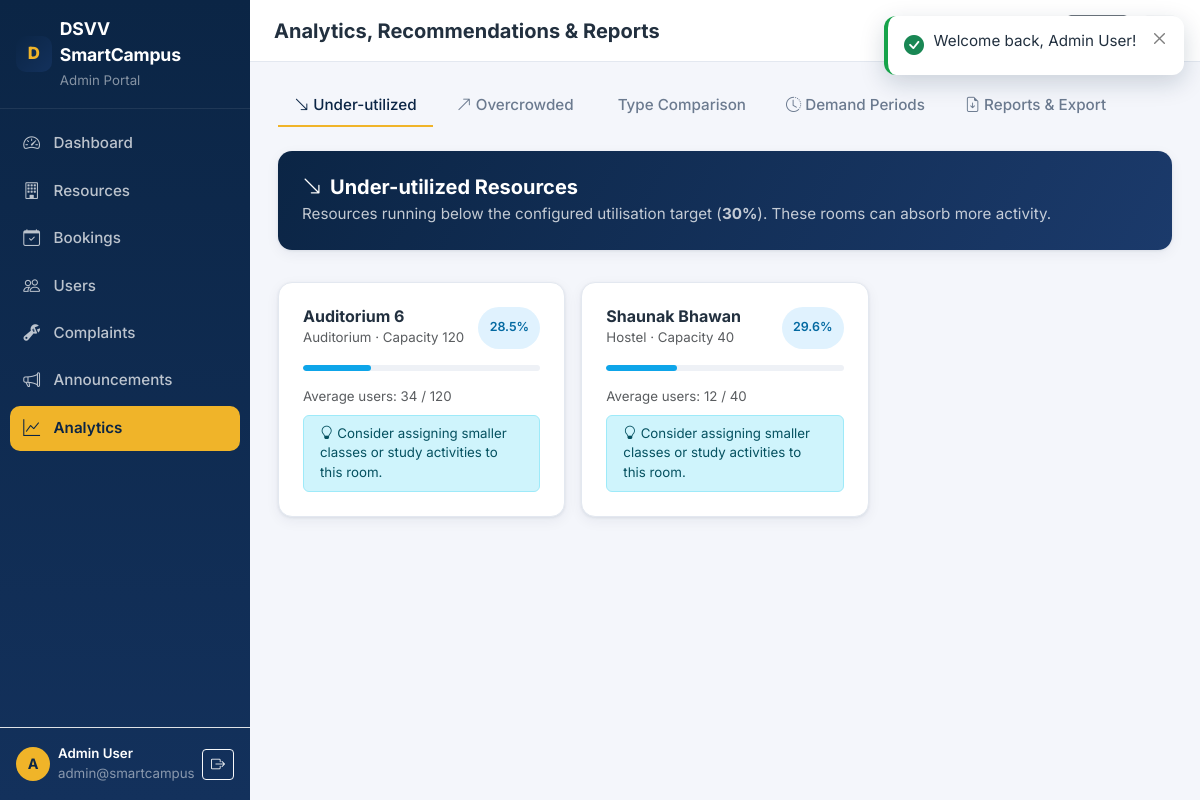
The app's page /admin/analytics.php (signed in) with its own data.
### tables this page shows
CREATE TABLE users (
  id INT UNSIGNED AUTO_INCREMENT PRIMARY KEY,
  name VARCHAR(120) NOT NULL,
  email VARCHAR(160) NOT NULL UNIQUE,
  password VARCHAR(255) NOT NULL,
  role ENUM('student','faculty','admin') NOT NULL DEFAULT 'student',
  department VARCHAR(120) NULL,
  user_identifier VARCHAR(50) NULL,
  status ENUM('active','inactive') NOT NULL DEFAULT 'active',
  created_at TIMESTAMP DEFAULT CURRENT_TIMESTAMP
);

CREATE TABLE resources (
  id INT UNSIGNED AUTO_INCREMENT PRIMARY KEY,
  name VARCHAR(120) NOT NULL,
  type ENUM('classroom','computer_lab','library','seminar_hall','meeting_room','study_room','auditorium','hostel','canteen','health_centre','guest_house','amenity') NOT NULL,
  capacity INT UNSIGNED NOT NULL DEFAULT 0,
  location VARCHAR(160) NOT NULL,
  description TEXT NULL,
  facilities TEXT NULL,
  bookable_by ENUM('all','student','faculty','admin') NOT NULL DEFAULT 'all',
  status ENUM('active','inactive','maintenance') NOT NULL DEFAULT 'active',
  created_at TIMESTAMP DEFAULT CURRENT_TIMESTAMP,
  KEY idx_type (type), KEY idx_status (status)
);

### includes/functions.php (called while the page is built, shortened)
<?php
require_once __DIR__ . '/../config/database.php';
function e(?string $value): string {
    return htmlspecialchars((string)$value, ENT_QUOTES, 'UTF-8');
}
function url(string $path = '/'): string {
    if ($path === '/') return APP_URL !== '' ? APP_URL . '/' : '/';
    return APP_URL . $path;
}
function get_setting(string $key, $default = null) {
    static $cache = null;
    if ($cache === null) {
        try {
            $cache = [];
            foreach (db()->query('SELECT setting_key, setting_value FROM settings') as $row) {
                $cache[$row['setting_key']] = $row['setting_value'];
            }
        } catch (Throwable $e) {
            $cache = [];
        }
    }
    return array_key_exists($key, $cache) ? $cache[$key] : $default;
}
function utilization_thresholds(): array {
    return [
        'under' => (int)get_setting('under_utilized_threshold', THRESHOLD_UNDER_UTILIZED),
        'normal' => (int)get_setting('normal_threshold', THRESHOLD_NORMAL),
        'over' => (int)get_setting('overcrowded_threshold', THRESHOLD_OVERCROWDED),
        'auto_approve' => (int)get_setting('auto_approve_bookings', 0) === 1,
    ];
}
function resource_type_label(?string $type): string {
    return RESOURCE_TYPES[$type] ?? ($type ?? '-');
}
function unread_notifications(PDO $pdo, int $userId): int {
    $stmt = $pdo->prepare("SELECT COUNT(*) FROM notifications WHERE user_id = :u AND is_read = 0");
    $stmt->execute([':u' => $userId]);
    return (int)$stmt->fetchColumn();
}
function under_utilized_resources(PDO $pdo, int $lookbackDays = 30): array {
    $thr = utilization_thresholds()['under'];
    $sql = "SELECT r.*, ROUND(AVG(u.utilization_percentage),1) AS avg_util,
                   ROUND(AVG(u.users_count),0) AS avg_users
            FROM resources r
            JOIN usage_records u ON u.resource_id = r.id
            WHERE u.date >= (CURDATE() - INTERVAL :lb DAY) AND r.status = 'active'
            GROUP BY r.id
            HAVING avg_util <= :thr
            ORDER BY avg_util ASC";
    $stmt = $pdo->prepare($sql);
    $stmt->execute([':lb' => $lookbackDays, ':thr' => $thr]);
    return $stmt->fetchAll();
}

### config/database.php (called while the page is built, shortened)
<?php
function maybe_install_schema(PDO $pdo): void {
    try {
        if ($pdo->query("SHOW TABLES LIKE 'users'")->fetchColumn()) {
            return;
        }
    } catch (Throwable $e) {
        error_log('[DSVV SmartCampus] auto-install skipped: ' . $e->getMessage());
    }
}
function db(): PDO {
    static $pdo = null;
    if ($pdo === null) {
        $dsn = 'mysql:host=' . DB_HOST . ';port=' . DB_PORT . ';dbname=' . DB_NAME . ';charset=utf8mb4';
        try {
            $pdo = new PDO($dsn, DB_USER, DB_PASS, [
                PDO::ATTR_ERRMODE            => PDO::ERRMODE_EXCEPTION,
                PDO::ATTR_DEFAULT_FETCH_MODE => PDO::FETCH_ASSOC,
                PDO::ATTR_EMULATE_PREPARES   => false,
            ]);
            maybe_install_schema($pdo);
        } catch (PDOException $e) {
            http_response_code(500);
            die('Database connection failed. Check the DB_* settings (config/config.php or environment variables) and ensure MySQL is running.<br>' . htmlspecialchars($e->getMessage()));
        }
    }
    return $pdo;
}

### includes/auth.php (called while the page is built, shortened)
<?php
require_once __DIR__ . '/functions.php';
function current_user(): ?array {
    static $user = false;
    if ($user === false) {
        $user = null;
        if (!empty($_SESSION['user_id'])) {
            $stmt = db()->prepare("SELECT * FROM users WHERE id = :id AND status = 'active'");
            $stmt->execute([':id' => (int)$_SESSION['user_id']]);
            $row = $stmt->fetch();
            if ($row) {
                $user = $row;
            } else {
                session_destroy();
            }
        }
    }
    return $user ?: null;
}
function require_login(string $redirectTo = '/login.php'): array {
    $u = current_user();
    return $u;
}
function require_role(string $role, string $redirectTo = '/login.php'): array {
    $u = require_login($redirectTo);
    return $u;
}
function role_home(string $role): string {
    return match ($role) {
        'admin'   => '/admin/dashboard.php',
        'faculty' => '/faculty/dashboard.php',
        default   => '/student/dashboard.php',
    };
}

### admin/analytics.php (the view, shortened to what this page needs)
<?php
require_once __DIR__ . '/../includes/functions.php';
require_once __DIR__ . '/../includes/auth.php';
$u = require_role('admin', '/login.php');
$pdo = db();
$page_title = 'Analytics, Recommendations & Reports';
$active = 'analytics';
$under = under_utilized_resources($pdo);
require_once __DIR__ . '/../includes/dash_header.php';
?>
<ul class="nav sc-tabs gap-2 mb-4">
    <li class="nav-item"><a class="nav-link active" href="#" data-sc-tab="under"><i class="bi bi-arrow-down-right me-1"></i>Under-utilized</a></li>
    <li class="nav-item"><a class="nav-link" href="#" data-sc-tab="over"><i class="bi bi-arrow-up-right me-1"></i>Overcrowded</a></li>
    <li class="nav-item"><a class="nav-link" href="#" data-sc-tab="compare"><i class="bi bi-compare me-1"></i>Type Comparison</a></li>
    <li class="nav-item"><a class="nav-link" href="#" data-sc-tab="demand"><i class="bi bi-clock-history me-1"></i>Demand Periods</a></li>
    <li class="nav-item"><a class="nav-link" href="#" data-sc-tab="reports"><i class="bi bi-file-earmark-arrow-down me-1"></i>Reports &amp; Export</a></li>
</ul>
<div id="sc-panel-under" class="sc-panel">
    <div class="row g-3">
        <div class="col-12">
            <div class="sc-card p-4 mb-3 sc-banner">
                <h5 class="fw-bold mb-1"><i class="bi bi-arrow-down-right me-2"></i>Under-utilized Resources</h5>
                <p class="opacity-75 mb-0">Resources running below the configured utilisation target (<strong><?= (int)utilization_thresholds()['under'] ?>%</strong>). These rooms can absorb more activity.</p>
            </div>
        </div>
        <?php if (!$under): ?>
            <div class="col-12 text-center text-muted py-5">No under-utilized resources detected.</div>
        <?php else: ?>
            <?php foreach ($under as $r): ?>
            <div class="col-md-6 col-xl-4">
                <div class="sc-card h-100 p-4">
                    <div class="d-flex justify-content-between mb-3">
                        <div>
                            <h6 class="fw-bold mb-0"><?= e($r['name']) ?></h6>
                            <small class="text-muted"><?= e(resource_type_label($r['type'])) ?> &middot; Capacity <?= (int)$r['capacity'] ?></small>
                        </div>
                        <span class="rec-badge" style="background:#e0f2fe;color:#0369a1"><?= (float)$r['avg_util'] ?>%</span>
                    </div>
                    <div class="util-bar mb-3"><span style="width:<?= (float)$r['avg_util'] ?>%;background:#0ea5e9"></span></div>
                    <div class="small text-muted mb-2">Average users: <?= (int)$r['avg_users'] ?> / <?= (int)$r['capacity'] ?></div>
                    <div class="alert alert-info py-2 mb-0 small"><i class="bi bi-lightbulb me-1"></i>Consider assigning smaller classes or study activities to this room.</div>
                </div>
            </div>
            <?php endforeach; ?>
        <?php endif; ?>
    </div>
</div>
<?php
require_once __DIR__ . '/../includes/dash_footer.php';
?>

### includes/dash_header.php (shortened to what this page needs)
<?php
$pageTitle = $page_title ?? 'Dashboard';
$activeNav = $active ?? '';
$unread = $u ? unread_notifications(db(), (int)$u['id']) : 0;
?>
<!DOCTYPE html>
<html lang="en">
<head>
    <link href="https://cdn.jsdelivr.net/npm/bootstrap@5.3.3/dist/css/bootstrap.min.css" rel="stylesheet">
    <link rel="stylesheet" href="https://cdn.jsdelivr.net/npm/bootstrap-icons@1.11.3/font/bootstrap-icons.min.css">
    <link rel="stylesheet" href="<?= url('/assets/css/style.css') ?>">
</head>
<body class="dash-body">
<div class="dash-shell">
    <aside class="sc-sidebar" id="sidebar">
        <div class="d-flex align-items-center gap-2 px-3 py-3 border-bottom sc-sidebar-brand">
            <span class="sc-logo"><?= e(APP_NAME[0]) ?></span>
            <div class="flex-grow-1">
                <div class="fw-bold sc-brand-text text-white"><?= e(APP_NAME) ?></div>
                <small class="text-white-50"><?= ucfirst(e($u['role'])) ?> Portal</small>
            </div>
        </div>
        <nav class="sc-sidebar-nav flex-grow-1 overflow-auto">
            <?php
            foreach ($navItems[$u['role']] ?? [] as $item):
                $activeClass = $activeNav === $item['key'] ? ' active' : '';
            ?>
            <a href="<?= url($item['href']) ?>" class="sc-nav-item<?= $activeClass ?>">
                <i class="bi bi-<?= e($item['icon']) ?>"></i>
                <span><?= e($item['label']) ?></span>
            </a>
            <?php endforeach; ?>
        </nav>
        <div class="p-3 border-top">
            <div class="d-flex align-items-center gap-2">
                <div class="sc-avatar"><?= e(strtoupper(substr($u['name'], 0, 1))) ?></div>
                <div class="flex-grow-1 text-truncate">
                    <div class="text-white small fw-semibold text-truncate"><?= e($u['name']) ?></div>
                    <div class="text-white-50 small"><?= e($u['email']) ?></div>
                </div>
                <a href="<?= url('/logout.php') ?>" class="btn btn-sm btn-outline-light" title="Logout"><i class="bi bi-box-arrow-right"></i></a>
            </div>
        </div>
    </aside>
    <div class="dash-main">
        <div class="sc-topbar d-flex align-items-center gap-3 px-3 px-lg-4">
            <div class="flex-grow-1">
                <h1 class="h5 mb-0 fw-bold"><?= e($pageTitle) ?></h1>
            </div>
            <a href="<?= url('/index.php') ?>" class="btn btn-sm btn-outline-secondary" title="Public site"><i class="bi bi-globe2"></i><span class="d-none d-sm-inline ms-1">Site</span></a>
            <a href="<?= url(role_home($u['role'])) ?>" class="btn btn-sm btn-light" title="Home"><i class="bi bi-house"></i></a>
        </div>
        <main class="dash-content">

### includes/dash_footer.php (shortened to what this page needs)
        </main>
    </div>
</div>
</body>
</html>

### assets/css/style.css (style rules this page uses)
:root { --sc-navy: #0b2545; --sc-navy-2: #13315c; --sc-navy-3: #1b3a6b; --sc-gold: #f0b429; --sc-gold-2: #d99a06; --sc-bg: #f4f6fb; --sc-card: #ffffff; --sc-border: #e3e8f0; --sc-text: #22303f; --sc-muted: #6b7a8f; --sc-sidebar-w: 250px; --sc-shadow: 0 1px 3px rgba(11, 37, 69, .08), 0 4px 14px rgba(11, 37, 69, .06); --sc-radius: 14px; }
* { box-sizing: border-box; }
body { font-family: 'Inter', system-ui, -apple-system, 'Segoe UI', Roboto, sans-serif; color: var(--sc-text); background: var(--sc-bg); font-size: .95rem; }
a { text-decoration: none; }
.sc-card { background: var(--sc-card); border: 1px solid var(--sc-border); border-radius: var(--sc-radius); box-shadow: var(--sc-shadow); }
.sc-banner { color: #fff; border: none; background: linear-gradient(120deg, #0b2545 0%, #1b3a6b 100%); }
.sc-avatar { width: 34px; height: 34px; border-radius: 50%; background: var(--sc-gold); color: var(--sc-navy); display: grid; place-items: center; font-weight: 700; font-size: .9rem; flex-shrink: 0; }
.sc-logo { width: 36px; height: 36px; border-radius: 10px; background: linear-gradient(135deg, var(--sc-navy) 0%, var(--sc-navy-2) 100%); color: var(--sc-gold); display: grid; place-items: center; font-weight: 800; font-size: 1.05rem; }
.sc-brand-text { color: var(--sc-navy); font-size: 1.1rem; letter-spacing: -.01em; }
.dash-body { background: var(--sc-bg); }
.dash-shell { display: flex; min-height: 100vh; }
.sc-sidebar { width: var(--sc-sidebar-w); background: linear-gradient(180deg, var(--sc-navy) 0%, var(--sc-navy-2) 100%); display: flex; flex-direction: column; position: fixed; top: 0; bottom: 0; left: 0; z-index: 1030; }
.sc-sidebar-brand { border-color: rgba(255,255,255,.08) !important; }
.sc-sidebar-nav { padding: .8rem .6rem; }
.sc-nav-item { display: flex; align-items: center; gap: .7rem; color: rgba(255,255,255,.72); padding: .62rem .85rem; border-radius: 10px; margin-bottom: .15rem; font-weight: 500; transition: background .12s ease, color .12s ease; }
.sc-nav-item i { font-size: 1.05rem; width: 1.2rem; }
.sc-nav-item.active { background: var(--sc-gold); color: var(--sc-navy); font-weight: 600; }
.dash-main { margin-left: var(--sc-sidebar-w); flex: 1; display: flex; flex-direction: column; min-width: 0; }
.sc-topbar { background: #fff; border-bottom: 1px solid var(--sc-border); height: 62px; position: sticky; top: 0; z-index: 1020; }
.dash-content { padding: 1.5rem 1.75rem; flex: 1; }
.util-bar { height: 6px; border-radius: 99px; background: #eef1f6; overflow: hidden; }
.util-bar > span { display: block; height: 100%; border-radius: 99px; }
.rec-badge { display: inline-flex; align-items: center; gap: .35rem; border-radius: 99px; padding: .25rem .7rem; font-size: .78rem; font-weight: 600; }
.sc-tabs .nav-link { color: var(--sc-muted); font-weight: 500; border: none; border-bottom: 2px solid transparent; }
.sc-tabs .nav-link.active { color: var(--sc-navy); border-bottom-color: var(--sc-gold); background: none; }

### records on screen
users: role "Admin", name "A", name "Admin User", email "admin@smartcamp…"
resources: name "Auditorium 6", type "Auditorium", capacity "120", avg_util "28.5", avg_users "34"
resources: name "Shaunak Bhawan", type "Hostel", capacity "40", avg_util "29.6", avg_users "12"

### other values on screen
APP_NAME[0] "D"
APP_NAME "DSVV SmartCampus"
$item['label'] "Dashboard"
$item['label'] "Resources"
$item['label'] "Bookings"
$item['label'] "Users"
$item['label'] "Complaints"
$item['label'] "Announcements"
$item['label'] "Analytics"
$pageTitle "Analytics, Recommendations & Reports"
utilization_thresholds()['under'] "30"
